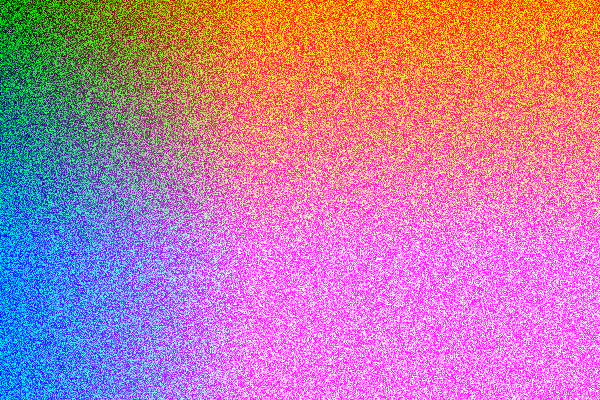
Frame 1 (no input)
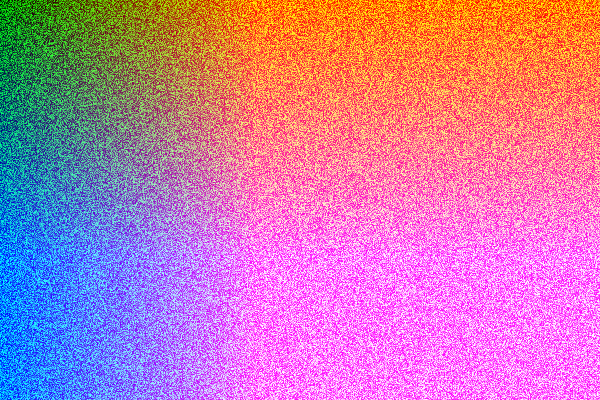
Frame 60 (no input)
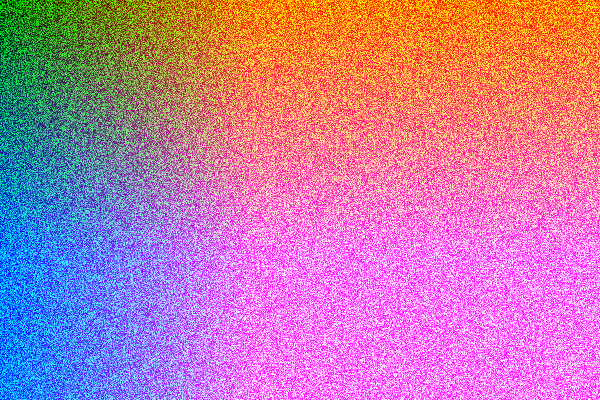
Frame 120 (the mouse pressed at the canvas centre since frame 60)

The p5.js sketch that drew these frames (run headless with seeded random() and noise() and a simulated clock; from frame 60 on, the mouse is pressed at the canvas centre):

// p5.js sketch
// ── sketch.js

var balls =[];

function setup() {
	createCanvas(600,400);
  pixelDensity(1);
}

function draw() {
  background(25);
  loadPixels();
   for (var y = 0; y < height; y++){
     for (var x = 0; x < width; x++){
      var pos = (x+y*width)*4;
      pixels[pos] = x;
      pixels[pos+1] = random(255);
      pixels[pos+2] = y;
      pixels[pos+3] = 255;
    }
  }
  updatePixels();
}
